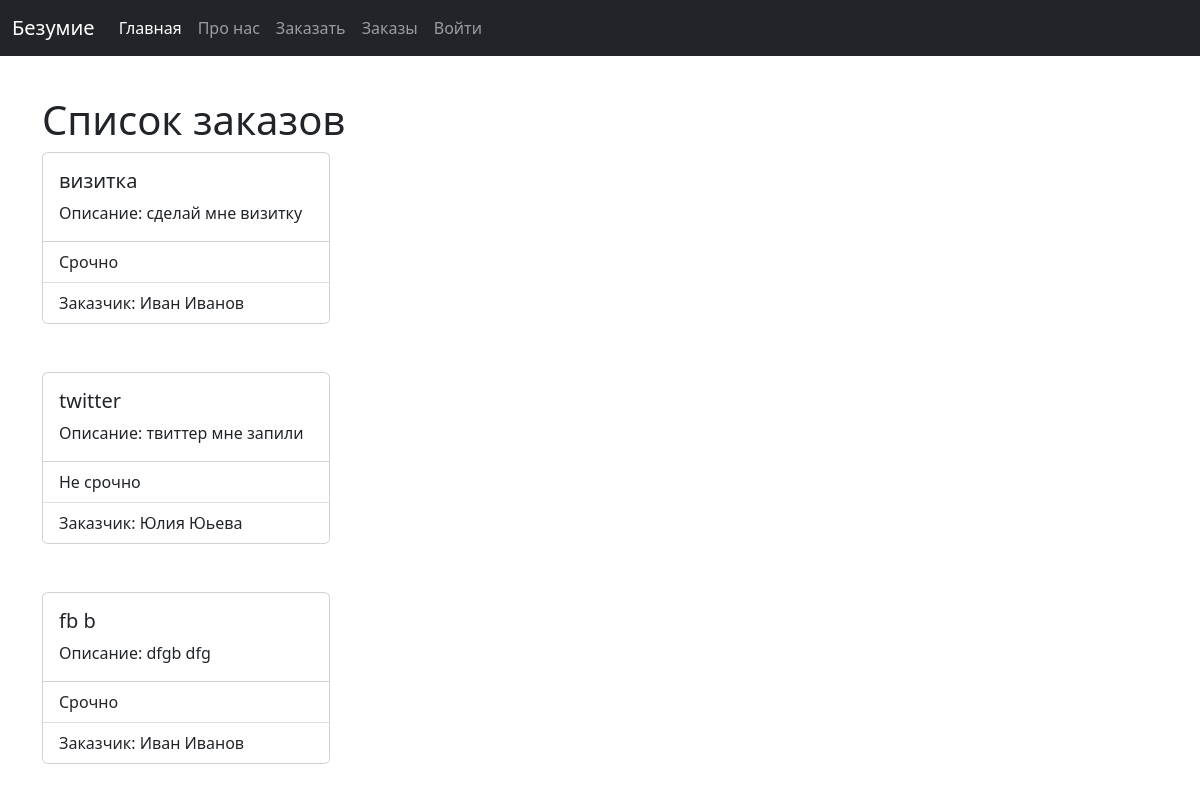
The page /order_list on the database its author committed.
### main/models.py (models this page shows)
class SiteRequest(models.Model):
    site_name = models.CharField(max_length=150)
    description = models.TextField(blank=True)
    urgently = models.BooleanField()
    customer = models.ForeignKey(User, blank=True, null=True, on_delete=models.SET_NULL)
    def __str__(self):
        return self.site_name

class User(models.Model):
    name = models.CharField(max_length=150)
    surname = models.CharField(max_length=150)
    email = models.EmailField()
    password = models.CharField(max_length=150)
    def __str__(self):
        return self.name + ' ' + self.surname

### main/views.py (the view)
# urls.py: path('order_list', views.order_list, name = 'orders'),
def order_list(request):
    orders = SiteRequest.objects.all()
    return render(request, 'main/order_list.html', {'orders': orders})

### main/templates/main/order_list.html (shortened to what this page needs)
{% extends 'main/base.html' %}
{% block content %}
    <br><br>
    <h1>Список заказов</h1>
    {% for order in orders %}
        <div class="card" style="width: 18rem;">
          <div class="card-body">
            <h5 class="card-title">{{order}}</h5>
            <p class="card-text">Описание: {{order.description}}</p>
          </div>
          <ul class="list-group list-group-flush">
              {% if order.urgently %}
                <li class="list-group-item">Срочно</li>
              {% else %}
                <li class="list-group-item">Не срочно</li>
              {% endif %}
            <li class="list-group-item">Заказчик: {{order.customer}}</li>
          </ul>
        </div>
        <br><br>
    {% endfor %}
{% endblock %}

### main/templates/main/base.html (shortened to what this page needs)
<!doctype html>
<html lang="ru">
<head>
    <link rel="stylesheet" href="https://cdn.jsdelivr.net/npm/bootstrap@5.2.3/dist/css/bootstrap.min.css">
</head>
<body>
    <nav class="navbar navbar-expand-md navbar-dark fixed-top bg-dark">
    <div class="container-fluid">
      <a class="navbar-brand" href="/">Безумие</a>
      <div class="collapse navbar-collapse" id="navbarCollapse">
        <ul class="navbar-nav me-auto mb-2 mb-md-0">
          <li class="nav-item">
            <a class="nav-link active" aria-current="page" href="{% url 'home' %}">Главная</a>
          </li>
          <li class="nav-item">
            <a class="nav-link" href="{% url 'about' %}">Про нас</a>
          </li>
          <li class="nav-item">
            <a class="nav-link" href="{% url 'create' %}">Заказать</a>
          </li>
          <li class="nav-item">
            <a class="nav-link" href="{% url 'orders' %}">Заказы</a>
          </li>
          {% if user.is_authenticated %}
              <li class="nav-item">
                <a class="nav-link" style="color: #FF5050;" href="{% url 'logout' %}">Выйти</a>
              </li>
          {% else %}
              <li class="nav-item">
                <a class="nav-link" href="{% url 'login' %}">Войти</a>
              </li>
          {% endif %}
        </ul>
      </div>
    </div>
  </nav>
    <div style=”paddint-top:20px;” class="container">
        <br><br>
        {% block content %}{% endblock %}
    </div>
</body>
</html>

### rows shown on the page
SiteRequest: site_name "визитка", description "сделай мне визитку", urgently "Срочно", customer "Иван Иванов"
SiteRequest: site_name "twitter", description "твиттер мне запили", urgently "Не срочно", customer "Юлия Юьева"
SiteRequest: site_name "fb b", description "dfgb dfg", urgently "Срочно", customer "Иван Иванов"
